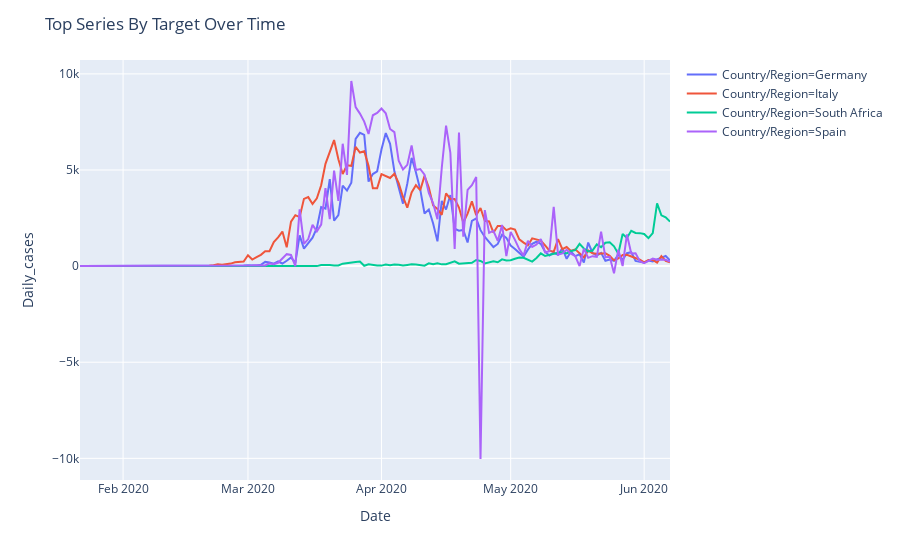

Here is the notebook cell this chart was saved with:
### Code cell
# Top 4 series
ts.plot_individual_series(training, ts_settings, n=4, top=True)
# """
# Plot individual series on the same chart

# n: (int) number of series to plot
# top: (boolean) whether to select the top n largest or smallest series ranked by average target value
# """

### Figure 1 — Plotly figure (JSON) as saved in the notebook; plotly's stock layout.template omitted (floating-point values rounded to 4 significant figures; data arrays with more than 128 entries replaced by an {"elided": "..."} marker saying what was removed)
{"data": [{"hoverlabel": {"namelength": 0}, "hovertemplate": "Country/Region=Germany<br>Date=%{x}<br>Daily_cases=%{y}", "legendgroup": "Country/Region=Germany", "line": {"color": "#636efa", "dash": "solid"}, "mode": "lines", "name": "Country/Region=Germany", "showlegend": true, "type": "scatter", "x": {"elided": "138 str values"}, "xaxis": "x", "y": {"elided": "138 int values"}, "yaxis": "y"}, {"hoverlabel": {"namelength": 0}, "hovertemplate": "Country/Region=Italy<br>Date=%{x}<br>Daily_cases=%{y}", "legendgroup": "Country/Region=Italy", "line": {"color": "#EF553B", "dash": "solid"}, "mode": "lines", "name": "Country/Region=Italy", "showlegend": true, "type": "scatter", "x": {"elided": "138 str values"}, "xaxis": "x", "y": {"elided": "138 int values"}, "yaxis": "y"}, {"hoverlabel": {"namelength": 0}, "hovertemplate": "Country/Region=South Africa<br>Date=%{x}<br>Daily_cases=%{y}", "legendgroup": "Country/Region=South Africa", "line": {"color": "#00cc96", "dash": "solid"}, "mode": "lines", "name": "Country/Region=South Africa", "showlegend": true, "type": "scatter", "x": {"elided": "138 str values"}, "xaxis": "x", "y": {"elided": "138 int values"}, "yaxis": "y"}, {"hoverlabel": {"namelength": 0}, "hovertemplate": "Country/Region=Spain<br>Date=%{x}<br>Daily_cases=%{y}", "legendgroup": "Country/Region=Spain", "line": {"color": "#ab63fa", "dash": "solid"}, "mode": "lines", "name": "Country/Region=Spain", "showlegend": true, "type": "scatter", "x": {"elided": "138 str values"}, "xaxis": "x", "y": {"elided": "138 int values"}, "yaxis": "y"}], "layout": {"autosize": true, "legend": {"tracegroupgap": 0}, "margin": {"t": 60}, "title": {"text": "Top Series By Target Over Time"}, "xaxis": {"anchor": "y", "autorange": true, "domain": [0, 1], "range": ["2020-01-22", "2020-06-07"], "title": {"text": "Date"}, "type": "date"}, "yaxis": {"anchor": "x", "autorange": true, "domain": [0, 1], "range": [-11130.0, 10720.0], "title": {"text": "Daily_cases"}, "type": "linear"}}}
